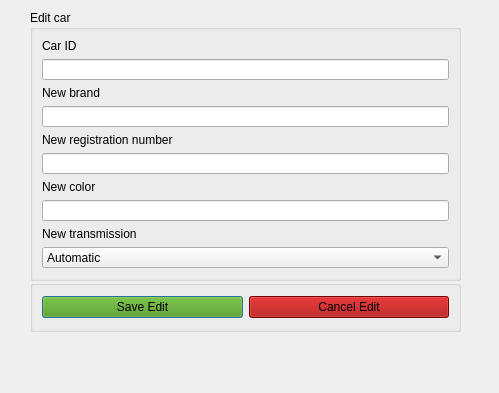
<?xml version="1.0" encoding="UTF-8"?>
<ui version="4.0">
 <class>editcardialog</class>
 <widget class="QDialog" name="editcardialog">
  <property name="geometry">
   <rect>
    <x>0</x>
    <y>0</y>
    <width>499</width>
    <height>393</height>
   </rect>
  </property>
  <property name="windowTitle">
   <string>Dialog</string>
  </property>
  <widget class="QGroupBox" name="groupBox">
   <property name="geometry">
    <rect>
     <x>30</x>
     <y>10</y>
     <width>431</width>
     <height>271</height>
    </rect>
   </property>
   <property name="title">
    <string>Edit car</string>
   </property>
   <layout class="QGridLayout" name="gridLayout">
    <item row="7" column="0">
     <widget class="QLabel" name="label_3">
      <property name="text">
       <string>New color</string>
      </property>
     </widget>
    </item>
    <item row="3" column="0">
     <widget class="QLineEdit" name="editCarDialogNewBrand"/>
    </item>
    <item row="1" column="0">
     <widget class="QLineEdit" name="editCarDialogSelectCarID"/>
    </item>
    <item row="8" column="0">
     <widget class="QLineEdit" name="editCarDialogNewColor"/>
    </item>
    <item row="2" column="0">
     <widget class="QLabel" name="label_5">
      <property name="text">
       <string>New brand</string>
      </property>
     </widget>
    </item>
    <item row="0" column="0">
     <widget class="QLabel" name="label">
      <property name="text">
       <string>Car ID</string>
      </property>
     </widget>
    </item>
    <item row="10" column="0">
     <widget class="QLabel" name="label_4">
      <property name="text">
       <string>New transmission</string>
      </property>
     </widget>
    </item>
    <item row="4" column="0">
     <widget class="QLabel" name="label_2">
      <property name="text">
       <string>New registration number</string>
      </property>
     </widget>
    </item>
    <item row="6" column="0">
     <widget class="QLineEdit" name="editCarDialogNewRegistrationNumber"/>
    </item>
    <item row="11" column="0">
     <widget class="QComboBox" name="editCarNewTransmission">
      <item>
       <property name="text">
        <string>Automatic</string>
       </property>
      </item>
      <item>
       <property name="text">
        <string>Manual</string>
       </property>
      </item>
     </widget>
    </item>
   </layout>
  </widget>
  <widget class="QGroupBox" name="groupBox_2">
   <property name="geometry">
    <rect>
     <x>30</x>
     <y>280</y>
     <width>431</width>
     <height>52</height>
    </rect>
   </property>
   <property name="title">
    <string/>
   </property>
   <layout class="QHBoxLayout" name="horizontalLayout">
    <item>
     <widget class="QPushButton" name="editCarDialogSaveEditButton">
      <property name="styleSheet">
       <string notr="true">background: rgb(78, 154, 6)</string>
      </property>
      <property name="text">
       <string>Save Edit</string>
      </property>
     </widget>
    </item>
    <item>
     <widget class="QPushButton" name="editCarDialogCancelEditButton">
      <property name="styleSheet">
       <string notr="true">background: rgb(164, 0, 0)</string>
      </property>
      <property name="text">
       <string>Cancel Edit</string>
      </property>
     </widget>
    </item>
   </layout>
  </widget>
  <widget class="QLabel" name="editCarDialogConfirmationMessage">
   <property name="geometry">
    <rect>
     <x>40</x>
     <y>350</y>
     <width>421</width>
     <height>21</height>
    </rect>
   </property>
   <property name="text">
    <string/>
   </property>
  </widget>
 </widget>
 <resources/>
 <connections/>
</ui>
